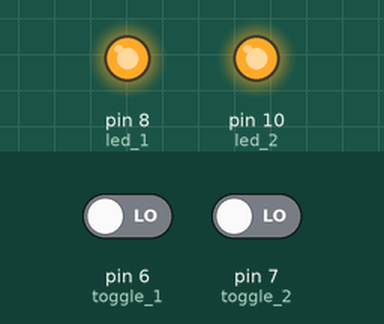
This sketch was run on a simulated Arduino Uno, built with avr-gcc and run on an emulated ATmega328P. Shown: output pins drawn as LEDs (lit = HIGH). Dashed ring = blinking. Inputs (shaded band) come from the test bench; at power-on: pin 6 (toggle_1) LOW, pin 7 (toggle_2) LOW.

Above: at 1.2 s.
1.3 s: pin 6 (toggle_1) driven HIGH
At 2.5 s:
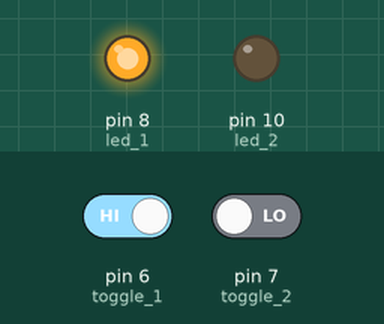
2.8 s: pin 7 (toggle_2) driven HIGH
At 3.7 s:
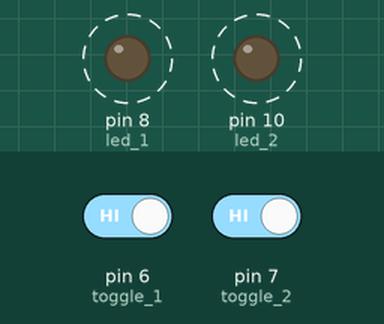
5.8 s: pin 6 (toggle_1) driven LOW
At 6.1 s:
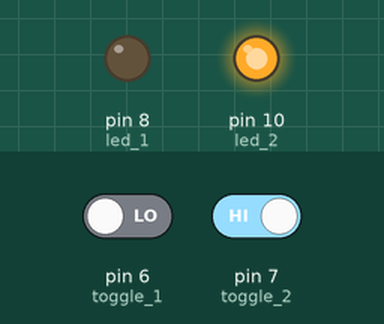
7.3 s: pin 7 (toggle_2) driven LOW
At 8.5 s:
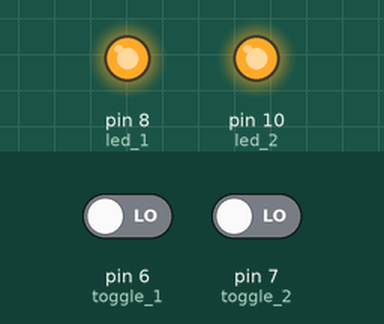
Timing chart, 0 to 9.8 s (numbered marks = the images above; inputs shaded):
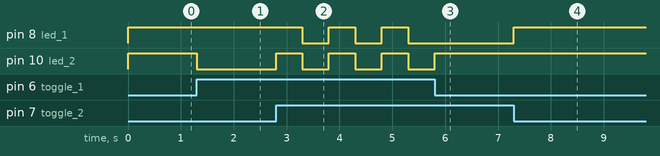

Measured:
- after the input at 1.3 s, pin 10 (led_2): HIGH → LOW at once
- after the input at 2.8 s, pin 8 (led_1): alternates HIGH for 0.50 s and LOW for 0.50 s, starting after 0.50 s; pin 10 (led_2): alternates HIGH for 0.50 s and LOW for 0.50 s, starting at once
- after the input at 5.8 s, pin 8 (led_1): stays LOW (without the input it goes to HIGH after 0.00 s); pin 10 (led_2): goes on until 5.8 s, then stays HIGH
- after the input at 7.3 s, pin 8 (led_1): LOW → HIGH at once

The sketch:

Digital_Input_Output_2.ino
```cpp
/***************************************************
  This sketch uses 2 leds and 2 digital input buttons

  Written by Carlo Supina
 ****************************************************/

// Connect a lead on both buttons to ground with a 220 ohm resistor and to it's appropriate digital IO pin (6 and 7).
// Connect the other lead on both buttons to Vcc
// Connect anode on both LED's to it's appropriate digital IO pin (8 and 10).
// Connect cathode on both LED's to ground with a 100 ohm resistor.

int led_1 = 8;
int led_2 = 10;

int toggle_1 = 6;
int toggle_2 = 7;

void setup() {

  pinMode(led_1, OUTPUT);
  pinMode(led_2, OUTPUT);

  pinMode(toggle_1, INPUT);
  pinMode(toggle_2, INPUT);
}

void loop() {

  if(digitalRead(toggle_1) && digitalRead(toggle_2)){

    digitalWrite(led_1, HIGH);
    digitalWrite(led_2, HIGH);

    delay(500);

    digitalWrite(led_1, LOW);
    digitalWrite(led_2, LOW);

    delay(500);
  }else if(digitalRead(toggle_1)){

    digitalWrite(led_1, HIGH);
    digitalWrite(led_2, LOW);
  }else if(digitalRead(toggle_2)){

    digitalWrite(led_1, LOW);
    digitalWrite(led_2, HIGH);
  }else{

   digitalWrite(led_1, HIGH);
   digitalWrite(led_2, HIGH);
  }
}
```
